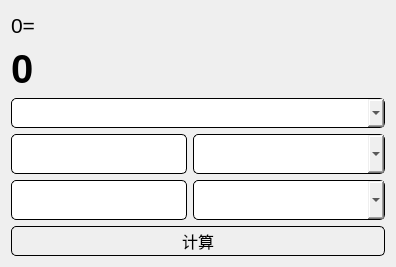
<?xml version="1.0" encoding="UTF-8"?>
<ui version="4.0">
 <class>Form</class>
 <widget class="QWidget" name="Form">
  <property name="geometry">
   <rect>
    <x>0</x>
    <y>0</y>
    <width>396</width>
    <height>267</height>
   </rect>
  </property>
  <property name="windowTitle">
   <string>UnitConverter</string>
  </property>
  <property name="styleSheet">
   <string notr="true">.QComboBox
{
	border-radius:5%;
	border:1px solid black;
}

.QLineEdit
{
	border-radius:5%;
	border:1px solid black;
}

.QPushButton
{
	border-radius:5%;
	border:1px solid black;
}

.QComboBox:hover{
	background-color: rgb(170, 255, 255);
}

.QLineEdit:hover{
	background-color: rgb(170, 255, 255);
}

.QPushButton:hover{
	background-color: rgb(170, 255, 255);
}
</string>
  </property>
  <layout class="QGridLayout" name="gridLayout_3">
   <item row="0" column="0">
    <layout class="QGridLayout" name="gridLayout_2">
     <item row="3" column="1">
      <widget class="QComboBox" name="oneInputComboBox">
       <property name="minimumSize">
        <size>
         <width>192</width>
         <height>40</height>
        </size>
       </property>
      </widget>
     </item>
     <item row="3" column="0">
      <widget class="QLineEdit" name="oneInputLineEdit">
       <property name="minimumSize">
        <size>
         <width>0</width>
         <height>40</height>
        </size>
       </property>
       <property name="inputMask">
        <string/>
       </property>
       <property name="text">
        <string/>
       </property>
      </widget>
     </item>
     <item row="4" column="1">
      <widget class="QComboBox" name="twoInputComboBox">
       <property name="minimumSize">
        <size>
         <width>0</width>
         <height>40</height>
        </size>
       </property>
      </widget>
     </item>
     <item row="0" column="0">
      <widget class="QLabel" name="originDataLabel">
       <property name="maximumSize">
        <size>
         <width>16777215</width>
         <height>30</height>
        </size>
       </property>
       <property name="font">
        <font>
         <pointsize>16</pointsize>
        </font>
       </property>
       <property name="text">
        <string>0=</string>
       </property>
      </widget>
     </item>
     <item row="2" column="0" colspan="2">
      <widget class="QComboBox" name="dataTypeComboBox">
       <property name="minimumSize">
        <size>
         <width>0</width>
         <height>30</height>
        </size>
       </property>
      </widget>
     </item>
     <item row="1" column="0">
      <widget class="QLabel" name="transDataLabel">
       <property name="maximumSize">
        <size>
         <width>16777215</width>
         <height>50</height>
        </size>
       </property>
       <property name="font">
        <font>
         <pointsize>30</pointsize>
         <bold>true</bold>
        </font>
       </property>
       <property name="text">
        <string>0</string>
       </property>
      </widget>
     </item>
     <item row="4" column="0">
      <widget class="QLineEdit" name="twoInputLineEdit">
       <property name="minimumSize">
        <size>
         <width>0</width>
         <height>40</height>
        </size>
       </property>
       <property name="inputMask">
        <string/>
       </property>
       <property name="text">
        <string/>
       </property>
      </widget>
     </item>
     <item row="6" column="0" colspan="2">
      <widget class="QPushButton" name="calcBtn">
       <property name="minimumSize">
        <size>
         <width>0</width>
         <height>30</height>
        </size>
       </property>
       <property name="font">
        <font>
         <pointsize>12</pointsize>
         <italic>false</italic>
         <bold>false</bold>
         <underline>false</underline>
         <strikeout>false</strikeout>
        </font>
       </property>
       <property name="text">
        <string>计算</string>
       </property>
       <property name="iconSize">
        <size>
         <width>16</width>
         <height>16</height>
        </size>
       </property>
       <property name="checkable">
        <bool>false</bool>
       </property>
       <property name="autoRepeat">
        <bool>false</bool>
       </property>
       <property name="autoExclusive">
        <bool>false</bool>
       </property>
      </widget>
     </item>
    </layout>
   </item>
  </layout>
 </widget>
 <resources/>
 <connections/>
</ui>
